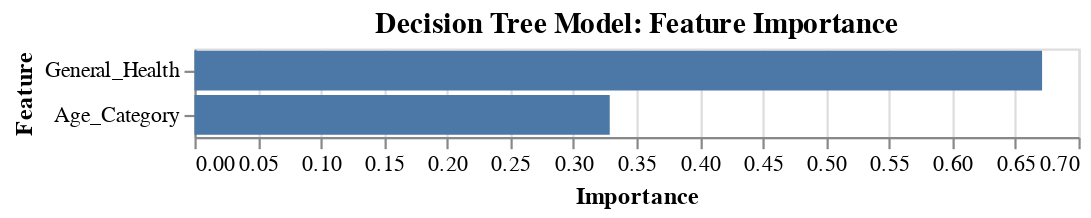

The notebook cell saved with this chart:
### Code cell
df_features = pd.DataFrame(
    {'f_names': X_train.columns,
    'f_values': clf.feature_importances_}).sort_values('f_values', ascending = False)

Metrics = (alt.Chart(df_features.query('f_values > .011'))
    .encode(
        alt.X('f_values', title = "Importance"),
        alt.Y('f_names', sort = '-x', title = "Feature"))
    .mark_bar()
    .properties(title = "Decision Tree Model: Feature Importance"))

Metrics

### Figure 1 — Vega-Lite specification as saved in the notebook (floating-point values rounded to 4 significant figures)
{"config": {"view": {"continuousWidth": 400, "continuousHeight": 300}}, "data": {"name": "data-c9d88d7269c4220c7f2c4ffc32827346"}, "mark": "bar", "encoding": {"x": {"field": "f_values", "title": "Importance", "type": "quantitative"}, "y": {"field": "f_names", "sort": "-x", "title": "Feature", "type": "nominal"}}, "title": "Decision Tree Model: Feature Importance", "$schema": "https://vega.github.io/schema/vega-lite/v4.17.0.json", "datasets": {"data-c9d88d7269c4220c7f2c4ffc32827346": [{"f_names": "General_Health", "f_values": 0.6712}, {"f_names": "Age_Category", "f_values": 0.3288}]}}
